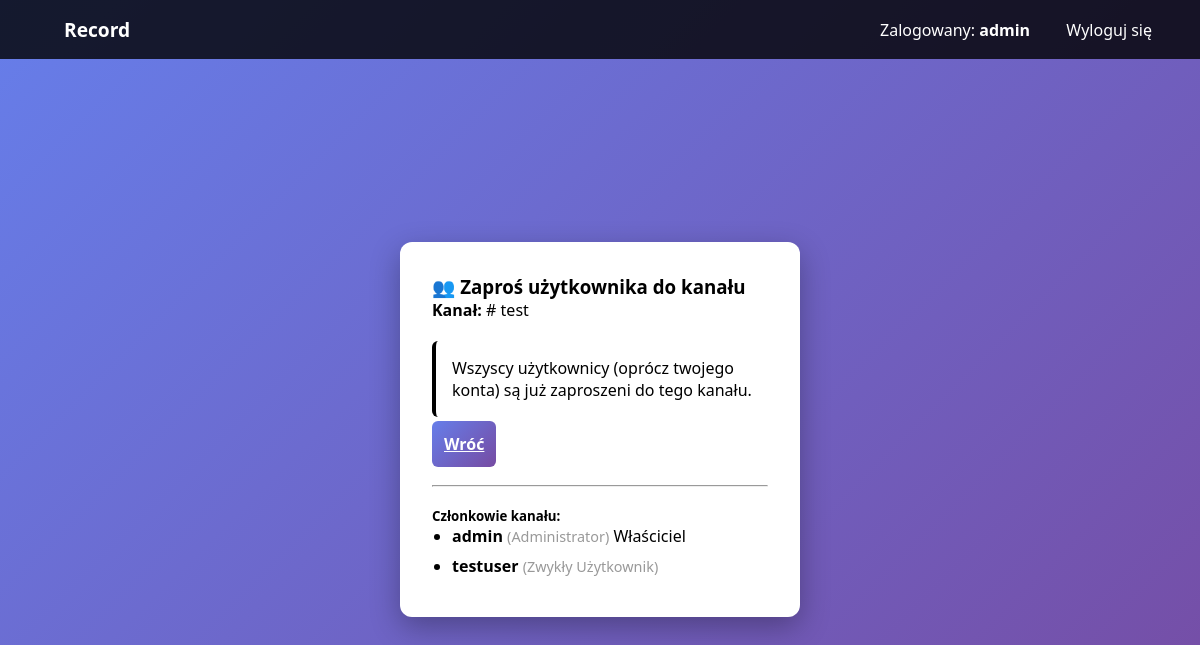
The page /channel/5/invite/ (signed in) on the database its author committed.
### record_app/models.py (models this page shows, shortened)
class User(AbstractUser):
    ROLE_CHOICES = [
        ('user', 'Zwykły Użytkownik'),
        ('moderator', 'Moderator'),
        ('admin', 'Administrator'),
    ]
    role = models.CharField(
        max_length=10,
        choices=ROLE_CHOICES,
        default='user'
    )
    description = models.TextField(blank=True, null=True)
    class Meta:
        verbose_name = 'Użytkownik'
        verbose_name_plural = 'Użytkownicy'

class Channel(models.Model):
    CHANNEL_TYPE_CHOICES = [
        ('text', 'Kanał tekstowy'),
        ('voice', 'Kanał głosowy'),
    ]
    name = models.CharField(max_length=100)
    description = models.TextField(blank=True, null=True)
    channel_type = models.CharField(
        max_length=10,
        choices=CHANNEL_TYPE_CHOICES,
        default='text'
    )
    is_public = models.BooleanField(default=True)
    created_by = models.ForeignKey(User, on_delete=models.CASCADE, related_name='created_channels')
    created_at = models.DateTimeField(auto_now_add=True)
    updated_at = models.DateTimeField(auto_now=True)
    class Meta:
        verbose_name = 'Kanał'
        verbose_name_plural = 'Kanały'
        ordering = ['created_at']

class ChannelMembership(models.Model):
    channel = models.ForeignKey(Channel, on_delete=models.CASCADE, related_name='members')
    user = models.ForeignKey(User, on_delete=models.CASCADE, related_name='channel_memberships')
    added_by = models.ForeignKey(User, on_delete=models.SET_NULL, null=True, related_name='added_members')
    added_at = models.DateTimeField(auto_now_add=True)
    class Meta:
        unique_together = ('channel', 'user')
        verbose_name = 'Członkostwo w kanale'
        verbose_name_plural = 'Członkostwa w kanałach'

### record_app/views.py (the view, shortened to what this page needs)
# urls.py: path('channel/<int:channel_id>/invite/', views.invite_to_channel_view, name='invite_channel'),
@login_required(login_url='login')
def invite_to_channel_view(request, channel_id):
    channel = get_object_or_404(Channel, id=channel_id)
    if request.user not in [channel.created_by] and request.user.role not in ['admin', 'moderator']:
        messages.error(request, "Nie masz uprawnień do zapraszania użytkowników.")
        return redirect('home')
    users = User.objects.exclude(
        channel_memberships__channel=channel
    ).exclude(id=channel.created_by.id).distinct()
    context = {'channel': channel, 'users': users}
    return render(request, 'record_app/invite_channel.html', context)

### record_app/templates/record_app/invite_channel.html (shortened to what this page needs)
{% extends "record_app/base.html" %}
{% load static %}
{% block content %}
<div class="container" style="max-width: 600px; margin: 40px auto;">
    <div class="card">
        <div class="card-header bg-info text-white">
            <h3 style="margin: 0;">👥 Zaproś użytkownika do kanału</h3>
        </div>
        <div class="card-body">
            <p style="margin-bottom: 20px;">
                <strong>Kanał:</strong>
                {% if channel.channel_type == 'text' %}#{% else %}🔊{% endif %}
                {{ channel.name }}
            </p>
            {% if users %}
            <form method="POST">
                {% csrf_token %}
                <div class="mb-3">
                    <label for="user_id" class="form-label">Wybierz użytkownika:</label>
                    <select class="form-control" id="user_id" name="user_id" required>
                        <option value="">-- Wybierz użytkownika --</option>
                        {% for user in users %}
                        <option value="{{ user.id }}">
                            {{ user.username }} ({{ user.get_role_display }})
                        </option>
                        {% endfor %}
                    </select>
                </div>
                <div style="display: flex; gap: 10px;">
                    <button type="submit" class="btn btn-primary">👥 Zaproś</button>
                    <a href="{% url 'home' %}" class="btn btn-secondary">Anuluj</a>
                </div>
            </form>
            {% else %}
            <div class="alert alert-info">
                Wszyscy użytkownicy (oprócz twojego konta) są już zaproszeni do tego kanału.
            </div>
            <a href="{% url 'home' %}" class="btn btn-secondary">Wróć</a>
            {% endif %}
            <hr style="margin-top: 30px;">
            <h5 style="margin-top: 20px;">Członkowie kanału:</h5>
            <div style="max-height: 300px; overflow-y: auto;">
                <ul style="margin: 0; padding-left: 20px;">
                    {% for membership in channel.members.all %}
                    <li style="margin-bottom: 8px;">
                        <strong>{{ membership.user.username }}</strong>
                        <span style="color: #999; font-size: 0.9rem;">({{ membership.user.get_role_display }})</span>
                        {% if membership.user == channel.created_by %}
                        <span class="badge bg-success">Właściciel</span>
                        {% endif %}
                    </li>
                    {% endfor %}
                </ul>
            </div>
        </div>
    </div>
</div>
{% endblock %}

### record_app/templates/record_app/base.html (shortened to what this page needs)
{% load static %}
<!DOCTYPE html>
<html lang="pl">
<head>
    <link rel="stylesheet" href="{% static 'css/style.css' %}">
</head>
<body>
    <nav>
        <div>
            <a href="{% url 'home' %}" style="font-weight: bold; font-size: 1.2rem;">Record</a>
        </div>
        <div>
            {% if user.is_authenticated %}
                <span>Zalogowany: <strong>{{ user.username }}</strong></span>
                <a href="{% url 'logout' %}">Wyloguj się</a>
            {% else %}
                <a href="{% url 'login' %}">Logowanie</a>
                <a href="{% url 'register' %}">Rejestracja</a>
            {% endif %}
        </div>
    </nav>
    {% block content %}
    {% endblock %}
</body>
</html>

### record_app/static/css/style.css (style rules this page uses)
* { margin: 0; padding: 0; box-sizing: border-box; }
body { font-family: 'Segoe UI', Tahoma, Geneva, Verdana, sans-serif; background: linear-gradient(135deg, #667eea 0%, #764ba2 100%); min-height: 100vh; display: flex; flex-direction: column; }
nav { background: rgba(0, 0, 0, 0.8); padding: 1rem 2rem; display: flex; justify-content: space-between; align-items: center; color: white; }
nav a, nav button { color: white; text-decoration: none; margin-left: 1rem; cursor: pointer; background: none; border: none; font-size: 1rem; padding: 0.5rem 1rem; border-radius: 4px; transition: background 0.3s; }
.container { flex: 1; display: flex; justify-content: center; align-items: center; padding: 2rem; }
.card { background: white; border-radius: 12px; box-shadow: 0 10px 30px rgba(0, 0, 0, 0.3); padding: 2rem; max-width: 400px; width: 100%; }
.btn { width: 100%; padding: 0.75rem; background: linear-gradient(135deg, #667eea 0%, #764ba2 100%); color: white; border: none; border-radius: 6px; font-size: 1rem; font-weight: 600; cursor: pointer; transition: transform 0.2s, box-shadow 0.2s; }
.alert { padding: 1rem; margin-bottom: 1rem; border-radius: 6px; border-left: 4px solid; }

### rows shown on the page
User: username "admin"
Channel: name "test"
ChannelMembership: user.username "admin", user.role "Administrator", shows "Właściciel"
ChannelMembership: user.username "testuser", user.role "Zwykły Użytkownik"
